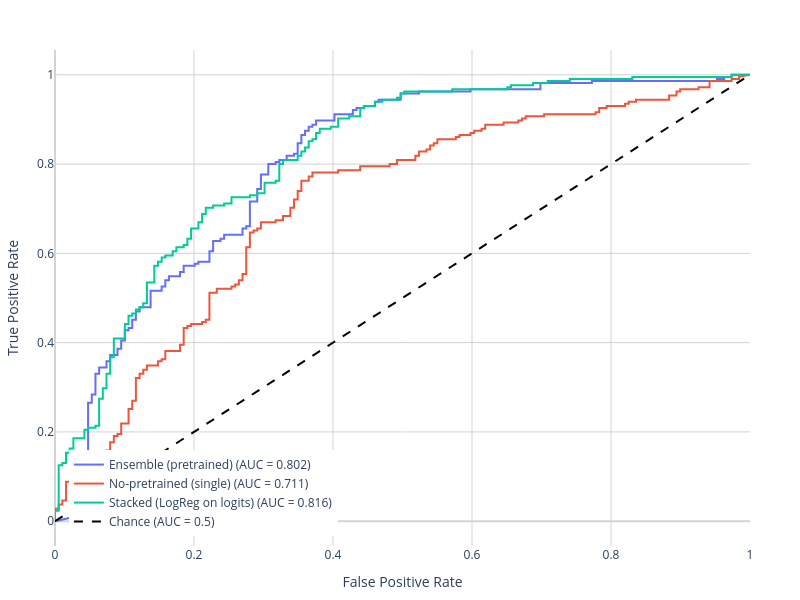
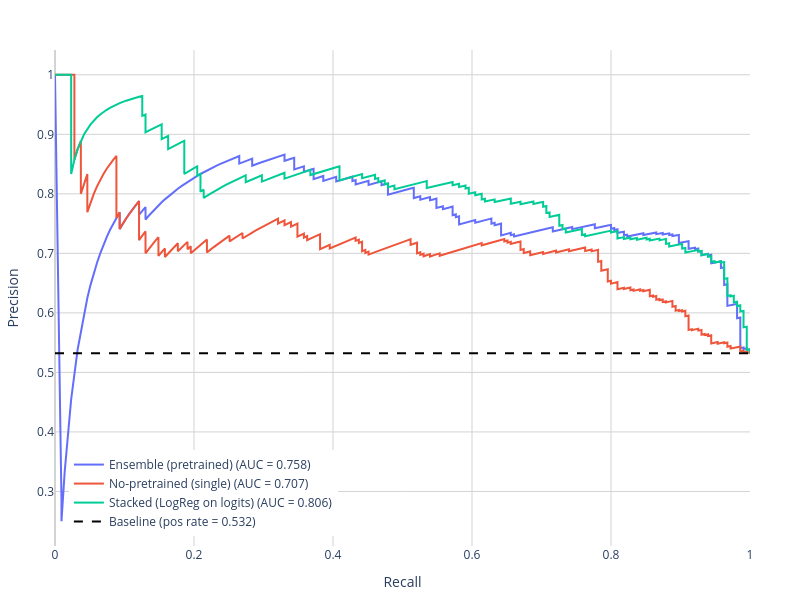

Here is the notebook cell these charts were saved with, in order:
### Code cell
# Compare models
import numpy as np
import plotly.graph_objects as go
from sklearn.metrics import roc_curve, auc, precision_recall_curve

def compare_models_roc_pr(
    y_true,
    model_scores: dict,
    title_prefix: str = "Validation",
    width: int = 800,
    height: int = 600,
    out_path_roc: str = None,
    out_path_pr: str = None,
    show: bool = True,
):
    """
    Compare ROC and PR curves across models.
    model_scores: dict{name -> scores}, where scores are either shape (N,) or (N,2) probs.
    Returns: (fig_roc, fig_pr, metrics_dict)
    """
    y_true = np.asarray(y_true).ravel().astype(int)
    prevalence = y_true.mean() if y_true.size else 0.0

    def to_pos_scores(scores):
        # Robustly accept torch.Tensor / MetaTensor / numpy / list
        if isinstance(scores, torch.Tensor):
            s = scores.detach().cpu().numpy()
        else:
            try:
                s = np.asarray(scores)
            except TypeError:
                # Fallback if scores is e.g. list of tensors
                s = np.asarray([t.detach().cpu().numpy() if isinstance(t, torch.Tensor) else t for t in scores])
        if s.ndim == 2 and s.shape[1] == 2:
            return s[:, 1].ravel()
        return s.ravel()

    # Collect curves and metrics
    roc_curves = {}
    pr_curves = {}
    metrics = {}
    

    for name, scores in model_scores.items():
        print(scores.shape)
        y_score = to_pos_scores(scores)
        if y_score.shape[0] != y_true.shape[0]:
            raise ValueError(f"{name}: y_true ({y_true.shape[0]}) vs scores ({y_score.shape[0]}) length mismatch.")

        fpr, tpr, _ = roc_curve(y_true, y_score)
        roc_auc = auc(fpr, tpr)

        precision, recall, _ = precision_recall_curve(y_true, y_score)
        pr_auc = auc(recall, precision)

        roc_curves[name] = (fpr, tpr, roc_auc)
        pr_curves[name] = (recall, precision, pr_auc)
        metrics[name] = {"roc_auc": float(roc_auc), "pr_auc": float(pr_auc)}

    # Plot ROC
    fig_roc = go.Figure()
    for name, (fpr, tpr, roc_auc) in roc_curves.items():
        fig_roc.add_trace(go.Scatter(x=fpr, y=tpr, mode="lines",
                                     name=f"{name} (AUC = {roc_auc:.3f})"))
    fig_roc.add_trace(go.Scatter(x=[0, 1], y=[0, 1], mode="lines",
                                 line=dict(color="black", dash="dash"),
                                 name="Chance (AUC = 0.5)"))
    fig_roc.update_layout(
        # title=dict(text=f"{title_prefix} - ROC Comparison", x=0.5),
        xaxis_title="False Positive Rate",
        yaxis_title="True Positive Rate",
        width=width, height=height,
        paper_bgcolor="white", plot_bgcolor="white",
        margin=dict(l=50, r=50, t=50, b=50),
        legend=dict(x=0.02, y=0.02),
    )
    fig_roc.update_xaxes(showgrid=True, gridcolor="lightgray", zeroline=True, zerolinecolor="lightgray")
    fig_roc.update_yaxes(showgrid=True, gridcolor="lightgray", zeroline=True, zerolinecolor="lightgray")

    # Plot PR
    fig_pr = go.Figure()
    for name, (recall, precision, pr_auc_val) in pr_curves.items():
        fig_pr.add_trace(go.Scatter(x=recall, y=precision, mode="lines",
                                    name=f"{name} (AUC = {pr_auc_val:.3f})"))
    fig_pr.add_trace(go.Scatter(x=[0, 1], y=[prevalence, prevalence], mode="lines",
                                line=dict(color="black", dash="dash"),
                                name=f"Baseline (pos rate = {prevalence:.3f})"))
    fig_pr.update_layout(
        #title=dict(text=f"{title_prefix} - Precision-Recall Comparison", x=0.5),
        xaxis_title="Recall",
        yaxis_title="Precision",
        width=width, height=height,
        paper_bgcolor="white", plot_bgcolor="white",
        margin=dict(l=50, r=50, t=50, b=50),
        legend=dict(x=0.02, y=0.02),
    )
    fig_pr.update_xaxes(showgrid=True, gridcolor="lightgray", zeroline=True, zerolinecolor="lightgray")
    fig_pr.update_yaxes(showgrid=True, gridcolor="lightgray", zeroline=True, zerolinecolor="lightgray")

    if show:
        fig_roc.show()
        fig_pr.show()
    if out_path_roc:
        fig_roc.write_image(out_path_roc, scale=2)
    if out_path_pr:
        fig_pr.write_image(out_path_pr, scale=2)

    return fig_roc, fig_pr, metrics

# Example usage on your validation predictions:
# Ensure these variables exist:
#   - probs: (N,2) from ensemble_logits(models_pretrained, ...)
#   - probs_no_pretrained: (N,2) built above
#   - probs_avg: (N,2) from avg_model (note: run inference with avg_model, not no_pretrained_model)
y_true_val = np.array([int(sample["label"][1]) for sample in val_dataloader.dataset])

fig_roc_cmp, fig_pr_cmp, metrics_cmp = compare_models_roc_pr(
    y_true=y_true_val,
    model_scores={
        "Ensemble (pretrained)": probs_ensemble,
        "No-pretrained (single)": probs_no_pretrained,
        # "Averaged model": probs_avg,
        "Stacked (LogReg on logits)": probs_stack_val,
    },
    title_prefix="BIMCV Validation",
    out_path_roc="outputs/figures/results/compare_roc_bimcv_validation.pdf",
    out_path_pr="outputs/figures/results/compare_pr_bimcv_validation.pdf",
    show=True,
)
print(metrics_cmp)

### Figure 1 — Plotly figure (JSON) as saved in the notebook; plotly's stock layout.template omitted (floating-point values rounded to 4 significant figures; data arrays with more than 128 entries replaced by an {"elided": "..."} marker saying what was removed)
{"data": [{"mode": "lines", "name": "Ensemble (pretrained) (AUC = 0.802)", "type": "scatter", "x": [0.0, 0.02646, 0.03175, 0.03175, 0.03175, 0.03175, 0.03175, 0.03175, 0.03704, 0.03704, 0.04233, 0.04233, 0.04762, 0.04762, 0.04762, 0.04762, 0.05291, 0.05291, 0.0582, 0.0582, 0.06349, 0.06349, 0.07407, 0.07407, 0.07937, 0.07937, 0.08995, 0.08995, 0.09524, 0.09524, 0.1005, 0.1005, 0.1058, 0.1058, 0.1111, 0.1111, 0.1164, 0.1164, 0.1217, 0.1217, 0.1376, 0.1376, 0.1534, 0.1534, 0.1587, 0.1587, 0.164, 0.164, 0.1799, 0.1799, 0.1852, 0.1852, 0.2011, 0.2011, 0.2063, 0.2063, 0.2222, 0.2222, 0.2275, 0.2275, 0.2381, 0.2381, 0.2434, 0.2434, 0.2698, 0.2698, 0.2751, 0.2751, 0.2804, 0.2804, 0.291, 0.291, 0.2963, 0.2963, 0.3069, 0.3069, 0.3175, 0.3175, 0.3228, 0.3228, 0.3333, 0.3333, 0.3439, 0.3439, 0.3492, 0.3492, 0.3545, 0.3545, 0.3598, 0.3598, 0.3651, 0.3651, 0.3704, 0.3704, 0.3757, 0.3757, 0.4021, 0.4021, 0.4286, 0.4286, 0.4339, 0.4339, 0.4444, 0.4444, 0.4603, 0.4603, 0.4656, 0.4656, 0.4974, 0.4974, 0.5238, 0.5238, 0.5979, 0.5979, 0.6984, 0.6984, 0.7725, 0.7725, 0.9524, 0.9524, 0.963, 0.963, 0.9735, 0.9735, 0.9894, 1.0], "y": [0.0, 0.009302, 0.009302, 0.02326, 0.03256, 0.03721, 0.04651, 0.09302, 0.09302, 0.1209, 0.1209, 0.1302, 0.1302, 0.1907, 0.2, 0.2651, 0.2651, 0.2837, 0.2837, 0.3302, 0.3302, 0.3442, 0.3442, 0.3581, 0.3581, 0.3721, 0.3721, 0.386, 0.386, 0.4047, 0.4047, 0.4279, 0.4279, 0.4326, 0.4326, 0.4512, 0.4512, 0.4698, 0.4698, 0.4791, 0.4791, 0.5163, 0.5163, 0.5256, 0.5256, 0.5395, 0.5395, 0.5488, 0.5488, 0.5581, 0.5581, 0.5721, 0.5721, 0.5767, 0.5767, 0.5814, 0.5814, 0.6047, 0.6047, 0.6279, 0.6279, 0.6326, 0.6326, 0.6419, 0.6419, 0.6558, 0.6558, 0.6605, 0.6605, 0.7163, 0.7163, 0.7442, 0.7442, 0.7767, 0.7767, 0.8, 0.8, 0.8047, 0.8047, 0.8093, 0.8093, 0.8186, 0.8186, 0.8233, 0.8233, 0.8465, 0.8465, 0.8651, 0.8651, 0.8744, 0.8744, 0.8837, 0.8837, 0.8884, 0.8884, 0.8977, 0.8977, 0.9116, 0.9116, 0.9209, 0.9209, 0.9256, 0.9256, 0.9302, 0.9302, 0.9395, 0.9395, 0.9442, 0.9442, 0.9581, 0.9581, 0.9628, 0.9628, 0.9674, 0.9674, 0.9814, 0.9814, 0.986, 0.986, 0.9907, 0.9907, 0.9953, 0.9953, 1.0, 1.0, 1.0]}, {"mode": "lines", "name": "No-pretrained (single) (AUC = 0.711)", "type": "scatter", "x": {"elided": "170 float values"}, "y": {"elided": "170 float values"}}, {"mode": "lines", "name": "Stacked (LogReg on logits) (AUC = 0.816)", "type": "scatter", "x": {"elided": "141 float values"}, "y": {"elided": "141 float values"}}, {"line": {"color": "black", "dash": "dash"}, "mode": "lines", "name": "Chance (AUC = 0.5)", "type": "scatter", "x": [0, 1], "y": [0, 1]}], "layout": {"height": 600, "legend": {"x": 0.02, "y": 0.02}, "margin": {"b": 50, "l": 50, "r": 50, "t": 50}, "paper_bgcolor": "white", "plot_bgcolor": "white", "width": 800, "xaxis": {"gridcolor": "lightgray", "showgrid": true, "title": {"text": "False Positive Rate"}, "zeroline": true, "zerolinecolor": "lightgray"}, "yaxis": {"gridcolor": "lightgray", "showgrid": true, "title": {"text": "True Positive Rate"}, "zeroline": true, "zerolinecolor": "lightgray"}}}

### Figure 2 — Plotly figure (JSON) as saved in the notebook; plotly's stock layout.template omitted (floating-point values rounded to 4 significant figures; data arrays with more than 128 entries replaced by an {"elided": "..."} marker saying what was removed)
{"data": [{"mode": "lines", "name": "Ensemble (pretrained) (AUC = 0.758)", "type": "scatter", "x": {"elided": "395 float values"}, "y": {"elided": "395 float values"}}, {"mode": "lines", "name": "No-pretrained (single) (AUC = 0.707)", "type": "scatter", "x": {"elided": "397 float values"}, "y": {"elided": "397 float values"}}, {"mode": "lines", "name": "Stacked (LogReg on logits) (AUC = 0.806)", "type": "scatter", "x": {"elided": "402 float values"}, "y": {"elided": "402 float values"}}, {"line": {"color": "black", "dash": "dash"}, "mode": "lines", "name": "Baseline (pos rate = 0.532)", "type": "scatter", "x": [0, 1], "y": [0.5322, 0.5322]}], "layout": {"height": 600, "legend": {"x": 0.02, "y": 0.02}, "margin": {"b": 50, "l": 50, "r": 50, "t": 50}, "paper_bgcolor": "white", "plot_bgcolor": "white", "width": 800, "xaxis": {"gridcolor": "lightgray", "showgrid": true, "title": {"text": "Recall"}, "zeroline": true, "zerolinecolor": "lightgray"}, "yaxis": {"gridcolor": "lightgray", "showgrid": true, "title": {"text": "Precision"}, "zeroline": true, "zerolinecolor": "lightgray"}}}
